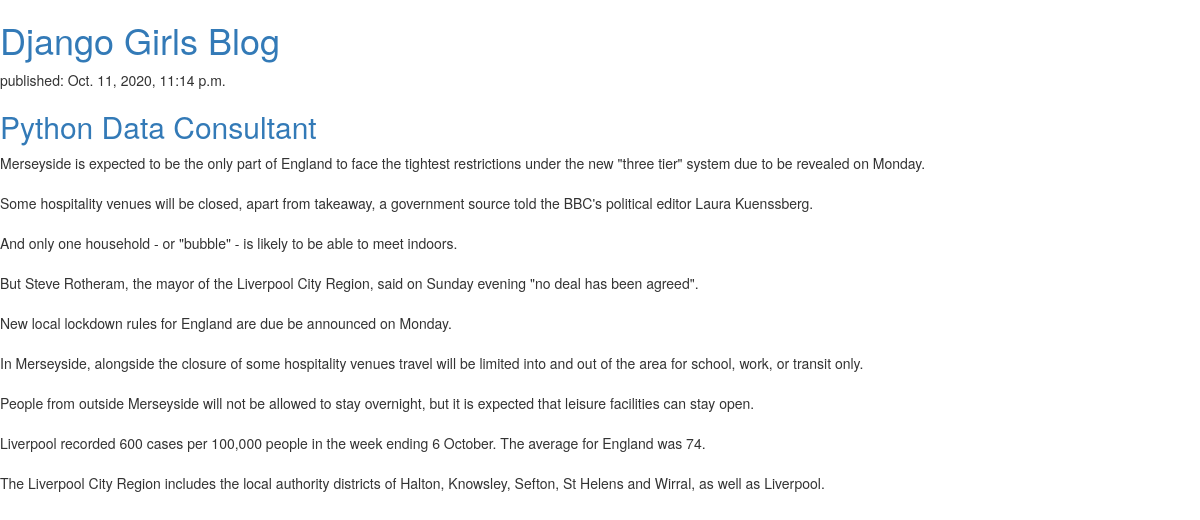
The app's page /, older data.
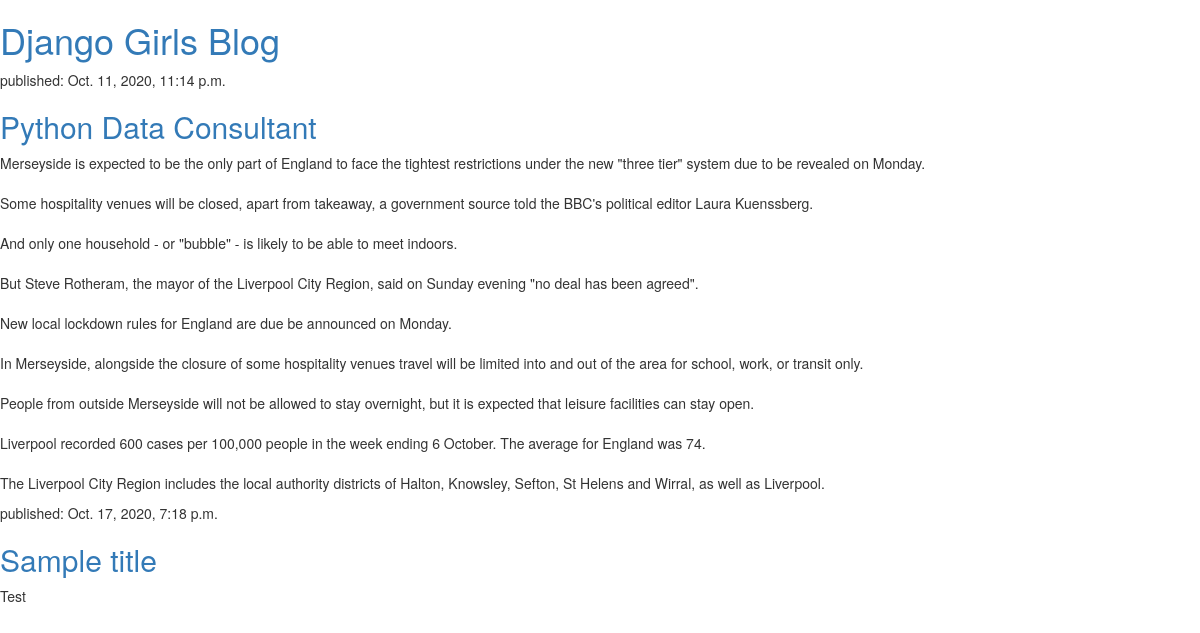
The same page, newer data.
### blog/models.py (models this page shows, shortened)
class Post(models.Model):
    author = models.ForeignKey(settings.AUTH_USER_MODEL, on_delete=models.CASCADE)
    title = models.CharField(max_length=200)
    text = models.TextField()
    created_date = models.DateTimeField(default=timezone.now)
    published_date = models.DateTimeField(blank=True, null=True)

### blog/views.py (the view)
# urls.py: path('', views.post_list, name='post_list'),
def post_list(request):
    posts = Post.objects.filter(published_date__lte=timezone.now()).order_by('published_date')
    return render(request, 'blog/post_list.html', {'posts': posts})

### blog/templates/blog/post_list.html (shortened to what this page needs)
<html>
    <head>
        <link rel="stylesheet" href="//maxcdn.bootstrapcdn.com/bootstrap/3.2.0/css/bootstrap.min.css">
        <link rel="stylesheet" href="//maxcdn.bootstrapcdn.com/bootstrap/3.2.0/css/bootstrap-theme.min.css">
    </head>
    <body>
        <div>
            <h1><a href="/">Django Girls Blog</a></h1>
        </div>
        {% for post in posts %}
            <div>
                <p>published: {{ post.published_date }}</p>
                <h2><a href="">{{ post.title }}</a></h2>
                <p>{{ post.text|linebreaksbr }}</p>
            </div>
        {% endfor %}
    </body>
</html>

Row changes from the older to the newer data that the page shows:
added Post: published_date "Oct. 17, 2020, 7:18 p.m.", title "Sample title", text "Test"
